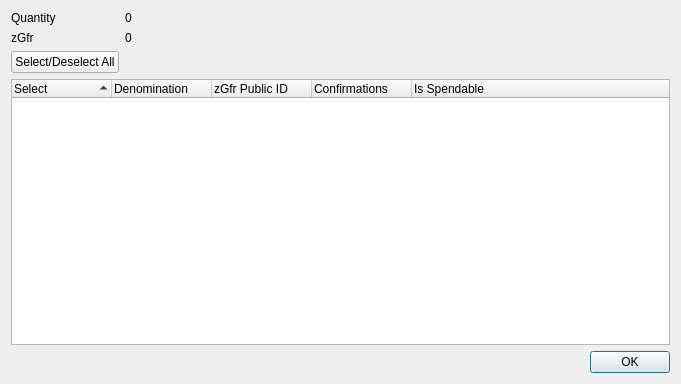
<?xml version="1.0" encoding="UTF-8"?>
<ui version="4.0">
 <class>ZGfrControlDialog</class>
 <widget class="QDialog" name="ZGfrControlDialog">
  <property name="geometry">
   <rect>
    <x>0</x>
    <y>0</y>
    <width>681</width>
    <height>384</height>
   </rect>
  </property>
  <property name="minimumSize">
   <size>
    <width>681</width>
    <height>384</height>
   </size>
  </property>
  <property name="windowTitle">
   <string>Select zGfr to Spend</string>
  </property>
  <layout class="QGridLayout" name="gridLayout">
   <item row="0" column="0">
    <layout class="QFormLayout" name="formLayout">
     <property name="sizeConstraint">
      <enum>QLayout::SetDefaultConstraint</enum>
     </property>
     <item row="0" column="0">
      <widget class="QLabel" name="labelQuantity">
       <property name="text">
        <string>Quantity</string>
       </property>
      </widget>
     </item>
     <item row="0" column="1">
      <widget class="QLabel" name="labelQuantity_int">
       <property name="text">
        <string>0</string>
       </property>
      </widget>
     </item>
     <item row="1" column="0">
      <widget class="QLabel" name="labelZGfr">
       <property name="text">
        <string>zGfr</string>
       </property>
      </widget>
     </item>
     <item row="1" column="1">
      <widget class="QLabel" name="labelZGfr_int">
       <property name="text">
        <string>0</string>
       </property>
      </widget>
     </item>
     <item row="2" column="0">
      <widget class="QPushButton" name="pushButtonAll">
       <property name="text">
        <string>Select/Deselect All</string>
       </property>
      </widget>
     </item>
    </layout>
   </item>
   <item row="1" column="0">
    <layout class="QVBoxLayout" name="verticalLayout">
     <item>
      <widget class="QTreeWidget" name="treeWidget">
       <property name="minimumSize">
        <size>
         <width>0</width>
         <height>250</height>
        </size>
       </property>
       <property name="alternatingRowColors">
        <bool>true</bool>
       </property>
       <property name="sortingEnabled">
        <bool>true</bool>
       </property>
       <property name="columnCount">
        <number>5</number>
       </property>
       <attribute name="headerDefaultSectionSize">
        <number>100</number>
       </attribute>
       <column>
        <property name="text">
         <string notr="true">Select</string>
        </property>
       </column>
       <column>
        <property name="text">
         <string notr="true">Denomination</string>
        </property>
       </column>
       <column>
        <property name="text">
         <string notr="true">zGfr Public ID</string>
        </property>
       </column>
       <column>
        <property name="text">
         <string notr="true">Confirmations</string>
        </property>
       </column>
       <column>
        <property name="text">
         <string>Is Spendable</string>
        </property>
       </column>
      </widget>
     </item>
     <item>
      <widget class="QDialogButtonBox" name="buttonBox">
       <property name="orientation">
        <enum>Qt::Horizontal</enum>
       </property>
       <property name="standardButtons">
        <set>QDialogButtonBox::Ok</set>
       </property>
      </widget>
     </item>
    </layout>
   </item>
  </layout>
 </widget>
 <resources/>
 <connections>
  <connection>
   <sender>buttonBox</sender>
   <signal>accepted()</signal>
   <receiver>ZGfrControlDialog</receiver>
   <slot>accept()</slot>
   <hints>
    <hint type="sourcelabel">
     <x>248</x>
     <y>254</y>
    </hint>
    <hint type="destinationlabel">
     <x>157</x>
     <y>274</y>
    </hint>
   </hints>
  </connection>
  <connection>
   <sender>buttonBox</sender>
   <signal>rejected()</signal>
   <receiver>ZGfrControlDialog</receiver>
   <slot>reject()</slot>
   <hints>
    <hint type="sourcelabel">
     <x>316</x>
     <y>260</y>
    </hint>
    <hint type="destinationlabel">
     <x>286</x>
     <y>274</y>
    </hint>
   </hints>
  </connection>
 </connections>
</ui>
